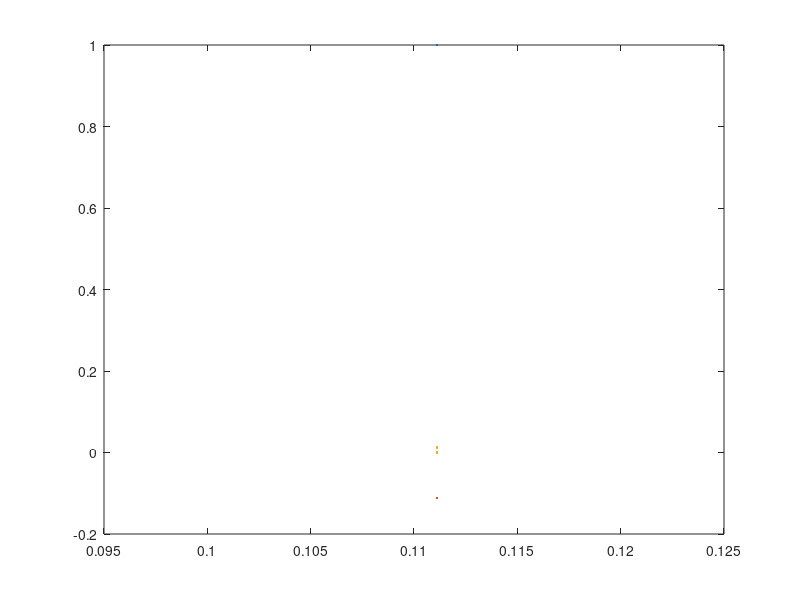

This figure's MATLAB source:
function [] = linear_function ()

clc
clear all

n = 10;
z = 1/(n-1);

B = zeros(n,1);
B(1) = 1;
A1 = zeros(n,1);
A1(1:n) = -1+(10*z);
A2 = ones(n,1);
A = [A1 A2];
C = spdiags(A,[-1 0],n,n);
J = C\B;

plot(z,J)


end